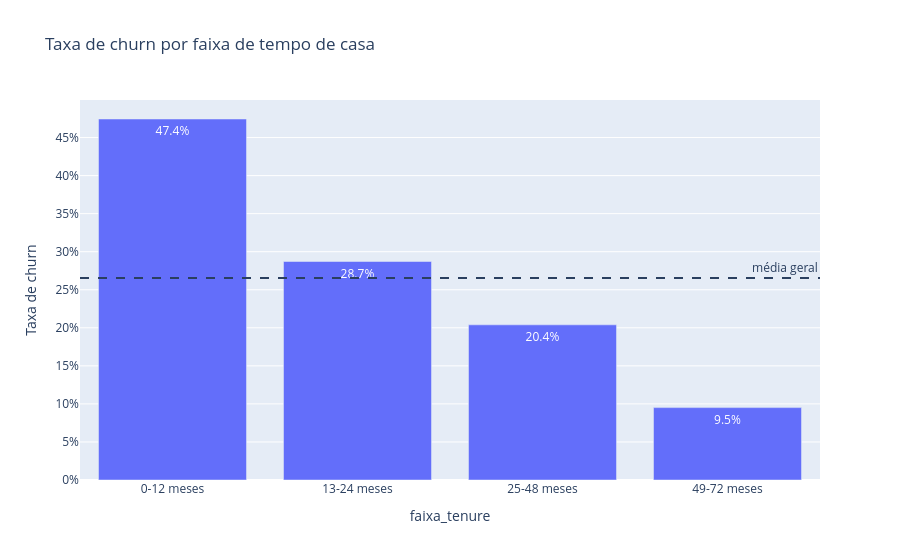
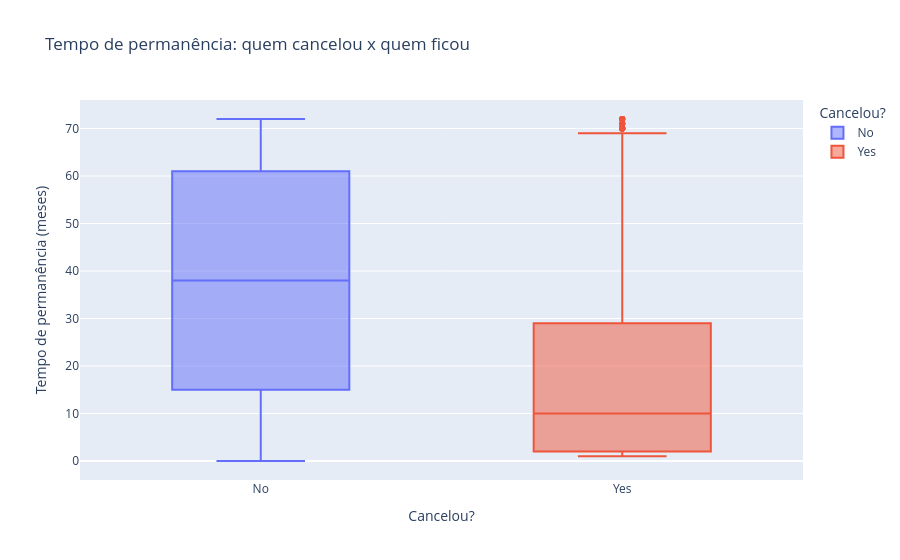

Notebook code for these charts, in order:
### Code cell
# ---------------------------------------------------------------
# Tenure: barras por faixa e boxplot por situação
# ---------------------------------------------------------------
resumo_faixa = resumo_churn(df_telco_limpo, "faixa_tenure").sort_index()
grafico_taxa(resumo_faixa, "faixa_tenure", "Taxa de churn por faixa de tempo de casa").show()

px.box(
    df_telco_limpo,
    x="Churn",
    y="tenure",
    color="Churn",
    title="Tempo de permanência: quem cancelou x quem ficou",
    labels={"tenure": "Tempo de permanência (meses)", "Churn": "Cancelou?"},
).show()

# ---------------------------------------------------------------
# Guia rápido: Como ler um Boxplot
# ---------------------------------------------------------------
# - Linha do meio    : Mediana (o valor exato que divide a turma ao meio).
# - Caixa (retângulo): A metade central dos dados (onde fica a maior parte dos clientes).
# - "Bigodes" (linhas) : As linhas que se estendem para cima e para baixo, 
#                      delimitando a faixa dos valores normais e esperados.
# - Pontos isolados  : Outliers (casos raros ou extremos que fugiram muito da curva).

# ESPERADO: a caixa de quem cancelou ("Yes") fica bem mais abaixo da de quem ficou ("No").

### Figure 1 — Plotly figure (JSON) as saved in the notebook; plotly's stock layout.template omitted (floating-point values rounded to 4 significant figures)
{"data": [{"customdata": [[2186, 1037], [1024, 294], [1594, 325], [2239, 213]], "hovertemplate": "faixa_tenure=%{x}<br>Taxa de churn=%{y}<br>clientes=%{customdata[0]}<br>cancelaram=%{customdata[1]}<extra></extra>", "legendgroup": "", "marker": {"color": "#636efa", "pattern": {"shape": ""}}, "name": "", "orientation": "v", "showlegend": false, "textposition": "auto", "texttemplate": "%{y:.1%}", "type": "bar", "x": ["0-12 meses", "13-24 meses", "25-48 meses", "49-72 meses"], "xaxis": "x", "y": [0.4744, 0.2871, 0.2039, 0.09513], "yaxis": "y"}], "layout": {"annotations": [{"showarrow": false, "text": "média geral", "x": 1, "xanchor": "right", "xref": "x domain", "y": 0.2654, "yanchor": "bottom", "yref": "y"}], "barmode": "relative", "legend": {"tracegroupgap": 0}, "shapes": [{"line": {"dash": "dash"}, "type": "line", "x0": 0, "x1": 1, "xref": "x domain", "y0": 0.2654, "y1": 0.2654, "yref": "y"}], "title": {"text": "Taxa de churn por faixa de tempo de casa"}, "xaxis": {"anchor": "y", "domain": [0, 1], "title": {"text": "faixa_tenure"}}, "yaxis": {"anchor": "x", "domain": [0, 1], "tickformat": ".0%", "title": {"text": "Taxa de churn"}}}}

### Figure 2 — Plotly figure (JSON) as saved in the notebook; plotly's stock layout.template omitted (floating-point values rounded to 4 significant figures; data arrays with more than 128 entries replaced by an {"elided": "..."} marker saying what was removed)
{"data": [{"alignmentgroup": "True", "hovertemplate": "Cancelou?=%{x}<br>Tempo de permanência (meses)=%{y}<extra></extra>", "legendgroup": "No", "marker": {"color": "#636efa"}, "name": "No", "notched": false, "offsetgroup": "No", "orientation": "v", "showlegend": true, "type": "box", "x": {"elided": "5174 str values"}, "x0": " ", "xaxis": "x", "y": {"elided": "5174 int values"}, "y0": " ", "yaxis": "y"}, {"alignmentgroup": "True", "hovertemplate": "Cancelou?=%{x}<br>Tempo de permanência (meses)=%{y}<extra></extra>", "legendgroup": "Yes", "marker": {"color": "#EF553B"}, "name": "Yes", "notched": false, "offsetgroup": "Yes", "orientation": "v", "showlegend": true, "type": "box", "x": {"elided": "1869 str values"}, "x0": " ", "xaxis": "x", "y": {"elided": "1869 int values"}, "y0": " ", "yaxis": "y"}], "layout": {"boxmode": "overlay", "legend": {"title": {"text": "Cancelou?"}, "tracegroupgap": 0}, "title": {"text": "Tempo de permanência: quem cancelou x quem ficou"}, "xaxis": {"anchor": "y", "categoryarray": ["No", "Yes"], "categoryorder": "array", "domain": [0, 1], "title": {"text": "Cancelou?"}}, "yaxis": {"anchor": "x", "domain": [0, 1], "title": {"text": "Tempo de permanência (meses)"}}}}
